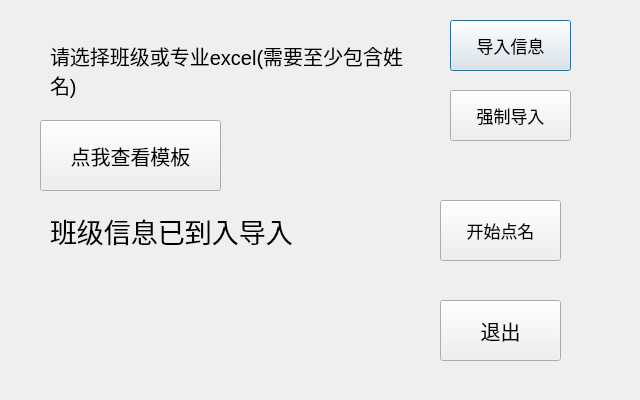
<?xml version="1.0" encoding="UTF-8"?>
<ui version="4.0">
 <class>name</class>
 <widget class="QDialog" name="name">
  <property name="geometry">
   <rect>
    <x>0</x>
    <y>0</y>
    <width>640</width>
    <height>400</height>
   </rect>
  </property>
  <property name="windowTitle">
   <string>Dialog</string>
  </property>
  <property name="sizeGripEnabled">
   <bool>false</bool>
  </property>
  <widget class="QPushButton" name="file">
   <property name="geometry">
    <rect>
     <x>450</x>
     <y>20</y>
     <width>121</width>
     <height>51</height>
    </rect>
   </property>
   <property name="font">
    <font>
     <pointsize>13</pointsize>
    </font>
   </property>
   <property name="text">
    <string>导入信息</string>
   </property>
  </widget>
  <widget class="QLabel" name="label">
   <property name="geometry">
    <rect>
     <x>50</x>
     <y>30</y>
     <width>361</width>
     <height>81</height>
    </rect>
   </property>
   <property name="font">
    <font>
     <pointsize>15</pointsize>
    </font>
   </property>
   <property name="locale">
    <locale language="Chinese" country="China"/>
   </property>
   <property name="text">
    <string>请选择班级或专业excel(需要至少包含姓名)</string>
   </property>
   <property name="textFormat">
    <enum>Qt::AutoText</enum>
   </property>
   <property name="wordWrap">
    <bool>true</bool>
   </property>
  </widget>
  <widget class="QLabel" name="label_2">
   <property name="geometry">
    <rect>
     <x>50</x>
     <y>180</y>
     <width>351</width>
     <height>101</height>
    </rect>
   </property>
   <property name="font">
    <font>
     <pointsize>20</pointsize>
    </font>
   </property>
   <property name="text">
    <string>班级信息已到入导入</string>
   </property>
  </widget>
  <widget class="QPushButton" name="pushButton">
   <property name="geometry">
    <rect>
     <x>440</x>
     <y>200</y>
     <width>121</width>
     <height>61</height>
    </rect>
   </property>
   <property name="font">
    <font>
     <pointsize>13</pointsize>
    </font>
   </property>
   <property name="text">
    <string>开始点名</string>
   </property>
  </widget>
  <widget class="QPushButton" name="file_2">
   <property name="geometry">
    <rect>
     <x>450</x>
     <y>90</y>
     <width>121</width>
     <height>51</height>
    </rect>
   </property>
   <property name="font">
    <font>
     <pointsize>13</pointsize>
    </font>
   </property>
   <property name="text">
    <string>强制导入</string>
   </property>
  </widget>
  <widget class="QPushButton" name="exit">
   <property name="geometry">
    <rect>
     <x>440</x>
     <y>300</y>
     <width>121</width>
     <height>61</height>
    </rect>
   </property>
   <property name="font">
    <font>
     <pointsize>15</pointsize>
    </font>
   </property>
   <property name="text">
    <string>退出</string>
   </property>
  </widget>
  <widget class="QPushButton" name="view">
   <property name="geometry">
    <rect>
     <x>40</x>
     <y>120</y>
     <width>181</width>
     <height>71</height>
    </rect>
   </property>
   <property name="font">
    <font>
     <pointsize>15</pointsize>
    </font>
   </property>
   <property name="text">
    <string>点我查看模板</string>
   </property>
  </widget>
 </widget>
 <resources/>
 <connections/>
</ui>
